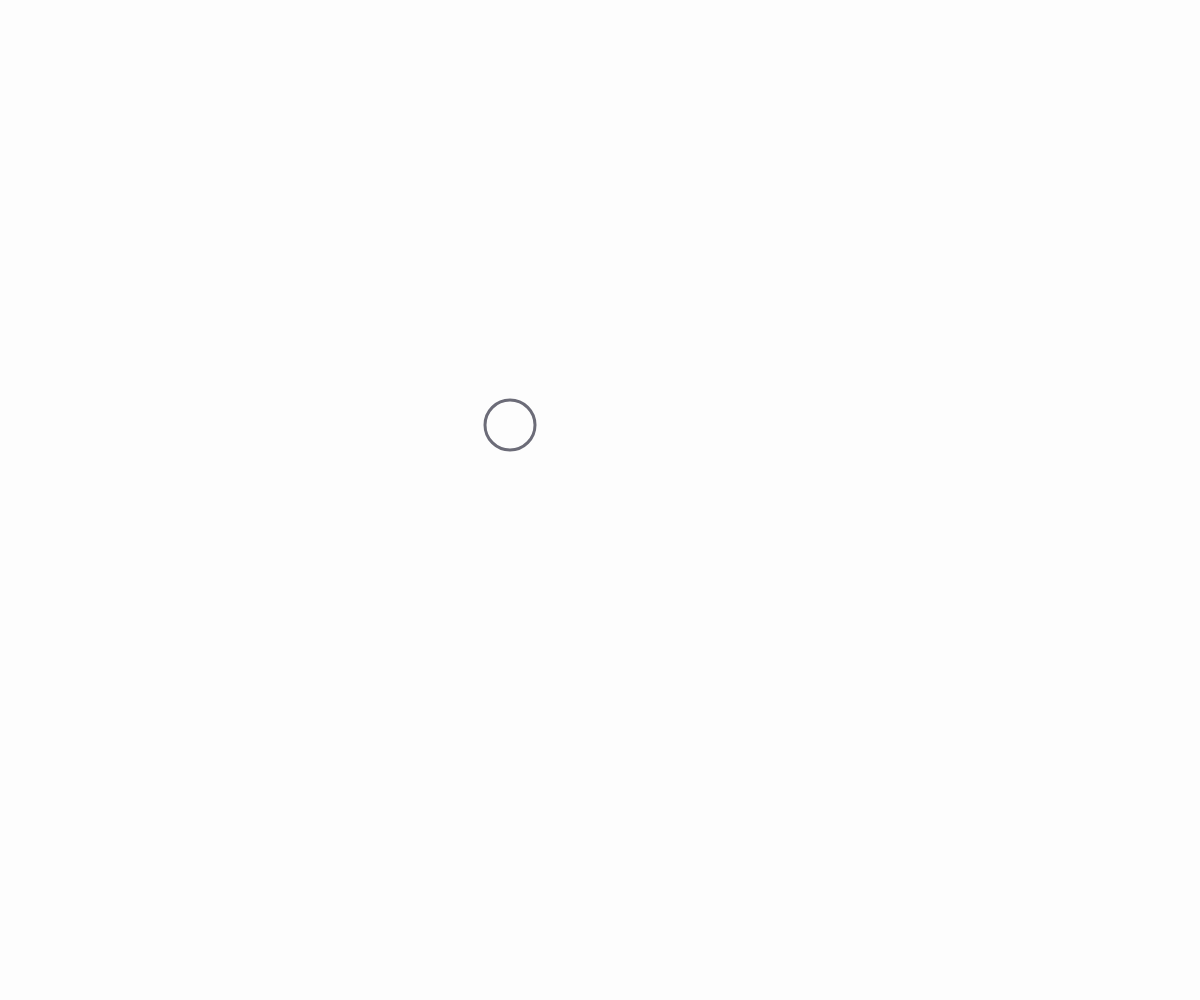
Frame 1 (no input)
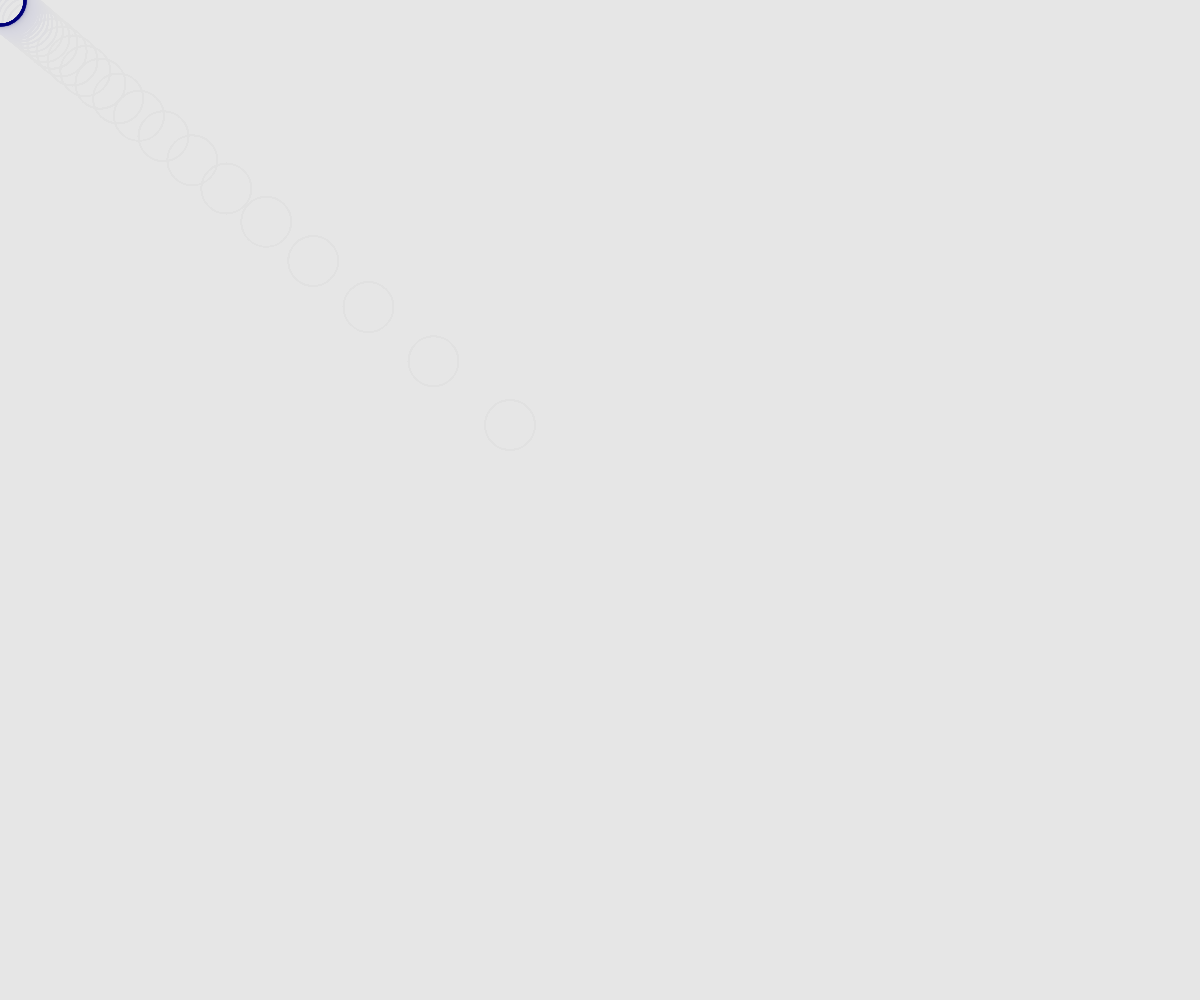
Frame 60 (no input)
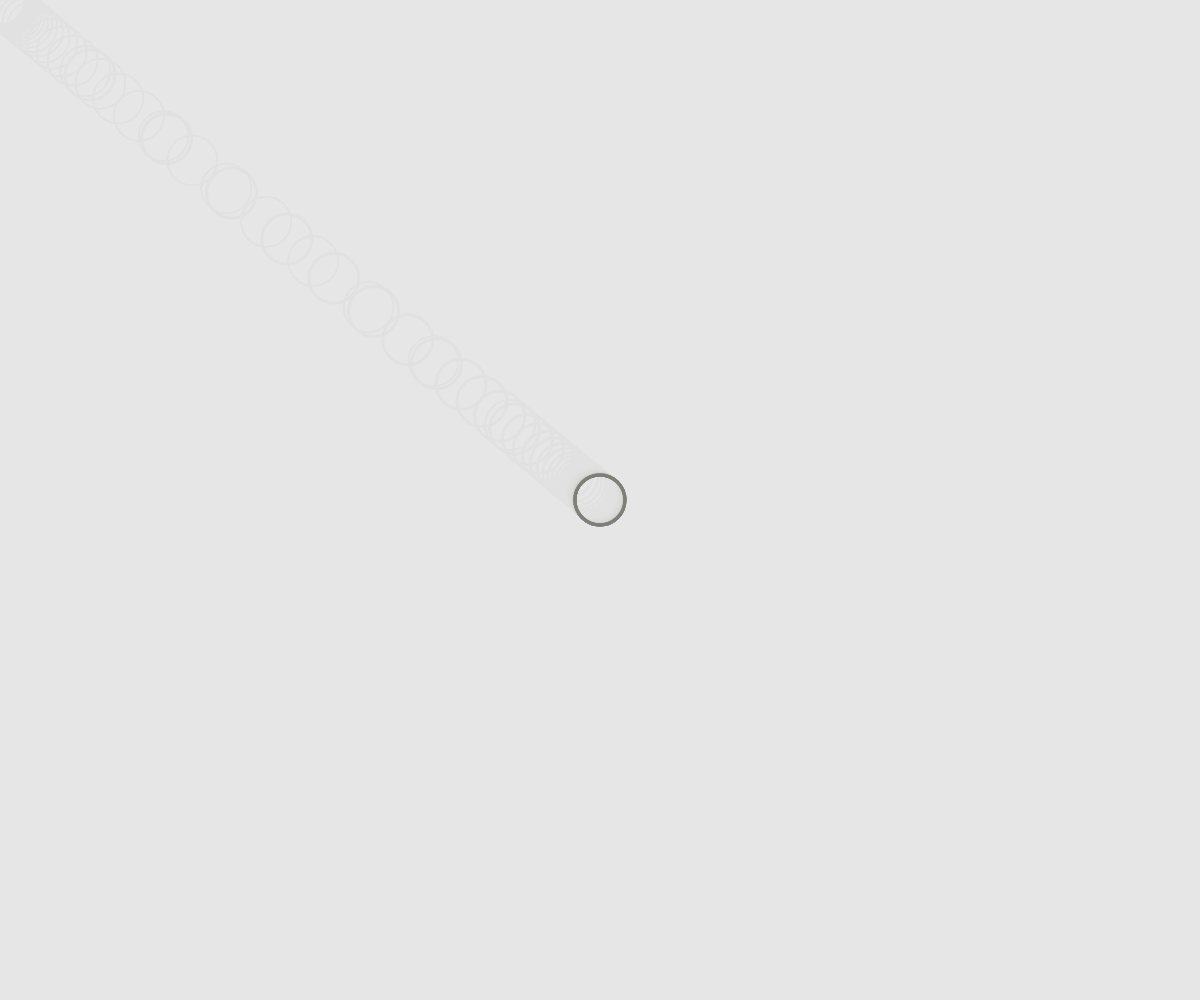
Frame 120 (the mouse pressed at the canvas centre since frame 60)

The p5.js sketch that drew these frames (run headless with seeded random() and noise() and a simulated clock; from frame 60 on, the mouse is pressed at the canvas centre):

// p5.js sketch
// ── sketch.js
// Project Title
// Your Name
// Date
//
// Extra for Experts:
// - describe what you did to take this project "above and beyond"

let x,y;
let diameter = 50;

function setup() {
  createCanvas(windowWidth, windowHeight);
  x = width/2;
  y = height/2;
  noFill();
  strokeWeight(3);
}

function draw() {
  background(220,20);
  x = lerp(x, mouseX, 0.15);
  y = lerp(y, mouseY, 0.15);
  // line(x,y,mouseX,mouseY);

  let r = map(x,0,width,0,255);
  let g = map(y,0, height, 0, 255);
  let b = 120;
  stroke(r,g,b);


  circle(x,y,diameter);
}

function mouseWheel(event)
{
  print(event.delta);
  if(event.delta < 0)
  {

    diameter += 5;
  }
  else
  {
    diameter = max(10, diameter - 5);
  }
}
